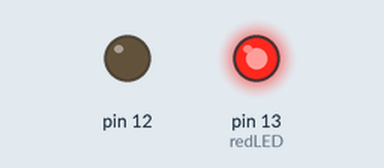
Recording of a sketch running on a simulated Arduino Uno, built with avr-gcc and run on an emulated ATmega328P. On the bench: output pins drawn as LEDs (lit = HIGH).

Above: at 0.8 s.
At 4.6 s:
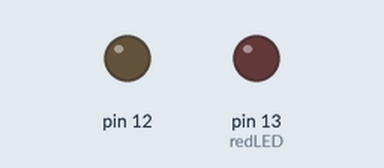
Timing chart, 0 to 6.8 s (numbered marks = the images above):
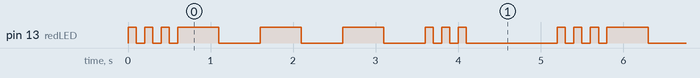

Measured:
- by itself, pin 13 (redLED): repeats every 5.2 s: 2 × (LOW 0.10 s, HIGH 0.10 s), LOW 0.10 s, 3 × (HIGH 0.50 s, LOW 0.50 s), 2 × (HIGH 0.10 s, LOW 0.10 s), HIGH 0.10 s, LOW 1.1 s, HIGH 0.10 s
- by itself, everything shown: repeats every 5.2 s, in 18 steps

The sketch:

Arduino_Uno_LED_1_SOS.ino
```cpp
int redLED=13;
int dot=100;
int dash=500;

void setup() {
pinMode(13,OUTPUT);
pinMode(12,OUTPUT);
  // put your setup code here, to run once:

}

void loop() {
digitalWrite(redLED,HIGH);   //S awal
delay(dot);
digitalWrite(redLED,LOW);
delay(dot);

digitalWrite(redLED,HIGH);   //S awal
delay(dot);
digitalWrite(redLED,LOW);
delay(dot);

digitalWrite(redLED,HIGH);   //S awal
delay(dot);
digitalWrite(redLED,LOW);
delay(dot);

digitalWrite(redLED,HIGH);   //O
delay(dash);
digitalWrite(redLED,LOW);
delay(dash);

digitalWrite(redLED,HIGH);   //O
delay(dash);
digitalWrite(redLED,LOW);
delay(dash);

digitalWrite(redLED,HIGH);   //o
delay(dash);
digitalWrite(redLED,LOW);
delay(dash);

digitalWrite(redLED,HIGH);   //S awal
delay(dot);
digitalWrite(redLED,LOW);
delay(dot);

digitalWrite(redLED,HIGH);   //S awal
delay(dot);
digitalWrite(redLED,LOW);
delay(dot);

digitalWrite(redLED,HIGH);   //S awal
delay(dot);
digitalWrite(redLED,LOW);
delay(dot);

delay(1000);
  // put your main code here, to run repeatedly:

}
```
